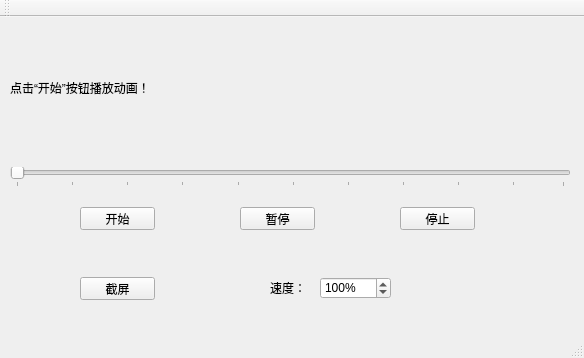
<?xml version="1.0" encoding="UTF-8"?>
<ui version="4.0">
 <class>MainWindow</class>
 <widget class="QMainWindow" name="MainWindow">
  <property name="geometry">
   <rect>
    <x>0</x>
    <y>0</y>
    <width>584</width>
    <height>358</height>
   </rect>
  </property>
  <property name="windowTitle">
   <string>MainWindow</string>
  </property>
  <widget class="QWidget" name="centralWidget">
   <widget class="QLabel" name="label">
    <property name="geometry">
     <rect>
      <x>10</x>
      <y>10</y>
      <width>561</width>
      <height>121</height>
     </rect>
    </property>
    <property name="text">
     <string>点击“开始”按钮播放动画！</string>
    </property>
   </widget>
   <widget class="QSlider" name="horizontalSlider">
    <property name="geometry">
     <rect>
      <x>10</x>
      <y>150</y>
      <width>561</width>
      <height>20</height>
     </rect>
    </property>
    <property name="orientation">
     <enum>Qt::Horizontal</enum>
    </property>
    <property name="tickPosition">
     <enum>QSlider::TicksBelow</enum>
    </property>
    <property name="tickInterval">
     <number>10</number>
    </property>
   </widget>
   <widget class="QPushButton" name="pushButton">
    <property name="geometry">
     <rect>
      <x>80</x>
      <y>190</y>
      <width>75</width>
      <height>23</height>
     </rect>
    </property>
    <property name="text">
     <string>开始</string>
    </property>
   </widget>
   <widget class="QPushButton" name="pushButton_2">
    <property name="geometry">
     <rect>
      <x>240</x>
      <y>190</y>
      <width>75</width>
      <height>23</height>
     </rect>
    </property>
    <property name="text">
     <string>暂停</string>
    </property>
    <property name="checkable">
     <bool>true</bool>
    </property>
   </widget>
   <widget class="QPushButton" name="pushButton_3">
    <property name="geometry">
     <rect>
      <x>400</x>
      <y>190</y>
      <width>75</width>
      <height>23</height>
     </rect>
    </property>
    <property name="text">
     <string>停止</string>
    </property>
   </widget>
   <widget class="QPushButton" name="pushButton_4">
    <property name="geometry">
     <rect>
      <x>80</x>
      <y>260</y>
      <width>75</width>
      <height>23</height>
     </rect>
    </property>
    <property name="text">
     <string>截屏</string>
    </property>
   </widget>
   <widget class="QLabel" name="label_2">
    <property name="geometry">
     <rect>
      <x>270</x>
      <y>260</y>
      <width>61</width>
      <height>21</height>
     </rect>
    </property>
    <property name="text">
     <string>速度：</string>
    </property>
   </widget>
   <widget class="QSpinBox" name="spinBox">
    <property name="geometry">
     <rect>
      <x>320</x>
      <y>260</y>
      <width>71</width>
      <height>22</height>
     </rect>
    </property>
    <property name="suffix">
     <string>%</string>
    </property>
    <property name="maximum">
     <number>999</number>
    </property>
    <property name="value">
     <number>100</number>
    </property>
   </widget>
  </widget>
  <widget class="QMenuBar" name="menuBar">
   <property name="geometry">
    <rect>
     <x>0</x>
     <y>0</y>
     <width>584</width>
     <height>23</height>
    </rect>
   </property>
  </widget>
  <widget class="QToolBar" name="mainToolBar">
   <attribute name="toolBarArea">
    <enum>TopToolBarArea</enum>
   </attribute>
   <attribute name="toolBarBreak">
    <bool>false</bool>
   </attribute>
  </widget>
  <widget class="QStatusBar" name="statusBar"/>
 </widget>
 <layoutdefault spacing="6" margin="11"/>
 <resources/>
 <connections/>
</ui>
